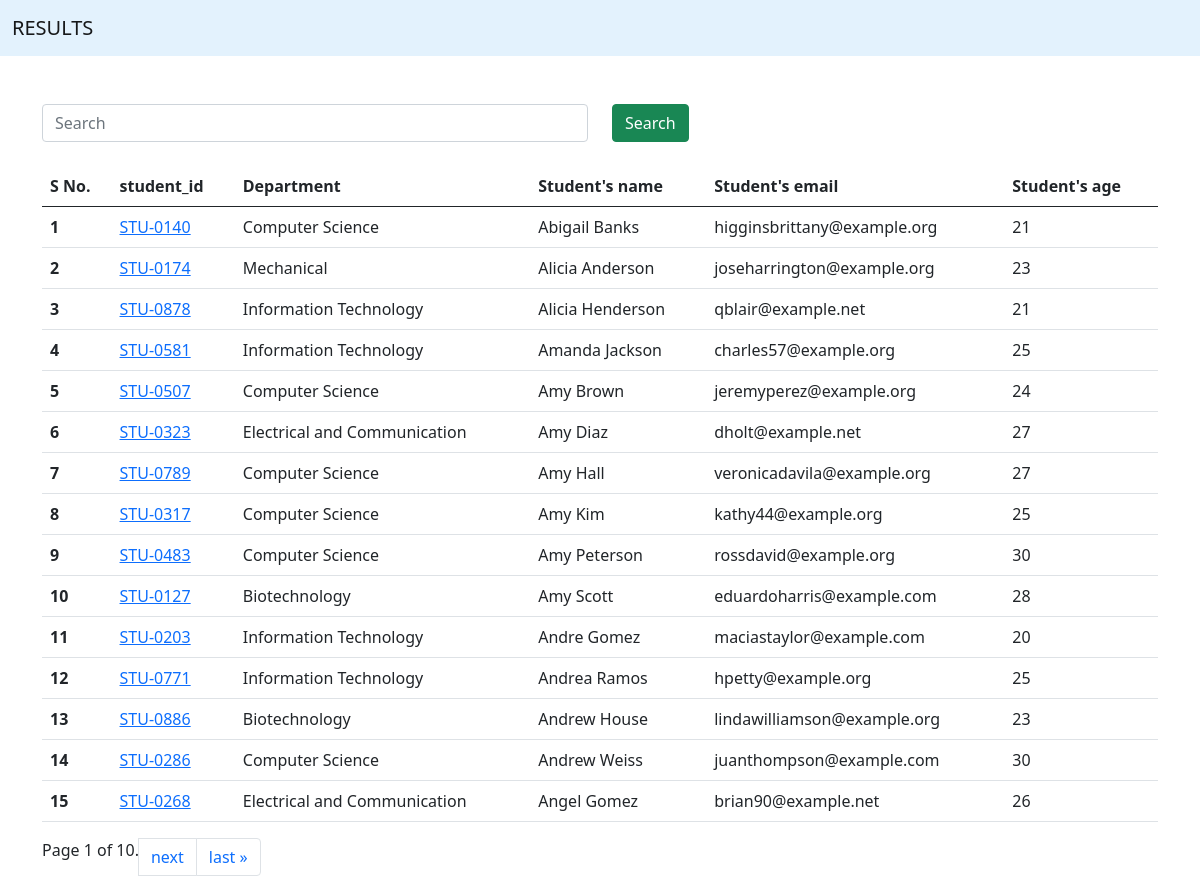
The page /students/ on the database its author committed.
### report/models.py (models this page shows, shortened)
class Student(models.Model):
    department = models.ForeignKey(Department, related_name="depart", on_delete=models.CASCADE)
    student_id = models.OneToOneField(StudentID, related_name="studentid", on_delete=models.CASCADE)
    student_name = models.CharField(max_length=100)
    student_email = models.EmailField(unique=True)
    student_age = models.IntegerField(default=18)
    student_address = models.TextField()
    class Meta:
        ordering = ['student_name']
        verbose_name = "student"

class StudentID(models.Model):
    student_id = models.CharField(max_length=100)
    def __str__(self):
        return self.student_id

class Department(models.Model):
    department = models.CharField(max_length=100)
    class Meta:
        ordering = ['department']

### report/views.py (the view, shortened to what this page needs)
# urls.py: path('students/', get_students , name="get_students"),
def get_students(request):
        queryset = Student.objects.all()
        ranks = Student.objects.annotate(marks = Sum('studentmarks__marks')).order_by('-marks','-student_age')
        for rank in ranks:
            print(rank.marks)
        paginator = Paginator(queryset, 15)
        page_number = request.GET.get("page")
        page_obj = paginator.get_page(page_number)
        return render (request, 'report/student.html',{'queryset':page_obj})

### report/templates/report/student.html (shortened to what this page needs)
{% extends "base.html" %} {% block start%}
<div class="container mt-5">
  <form class="mb-4">
    <div class="row">
      <div class="col-md-6">
        <input class="form-control" name="search" placeholder="Search" />
      </div>
      <div class="col-md-6">
        <button class="btn btn-success">Search</button>
      </div>
    </form>
    </div>
  <table class="table table-stripped table-hover">
    <thead>
      <tr>
        <th scope="col">S No.</th>
        <th scope="col">student_id</th>
        <th scope="col">Department</th>
        <th scope="col">Student's name</th>
        <th scope="col">Student's email</th>
        <th scope="col">Student's age</th>
      </tr>
    </thead>
    <tbody>
      {% for student in queryset %}
      <tr>
        <th scope="row">{{forloop.counter}}</th>
        <td>
          <a href='{% url 'see_marks' student.student_id %}'>
          {{student.student_id}}
          </a>
        </td>
        <td>{{student.department.department}}</td>
        <td>{{student.student_name}}</td>
        <td>{{student.student_email}}</td>
        <td>{{student.student_age}}</td>
      </tr>
      {% endfor %}
    </tbody>
  </table>
  <ul class="pagination">
    <span class="current">
      Page {{ queryset.number }} of {{ queryset.paginator.num_pages }}.
    </span>
    {% if queryset.has_next %}
    <li class="page-item">
      <a class="page-link" href="?page={{ queryset.next_page_number }}">next</a>
    </li>
    <li class="page-item">
      <a class="page-link" href="?page={{ queryset.paginator.num_pages }}"
        >last &raquo;</a
      >
      {% endif %}
    </li>
  </ul>
  {% endblock %}

### report/templates/base.html (shortened to what this page needs)
<!DOCTYPE html>
<html lang="en">
<head>
    <link href="https://cdn.jsdelivr.net/npm/bootstrap@5.0.2/dist/css/bootstrap.min.css" rel="stylesheet">
</head>
<body>
    <nav class="navbar navbar-light" style="background-color: #e3f2fd;">
        <div class="container-fluid">
          <a class="navbar-brand">RESULTS</a>
        </div>
      </nav>
    {% block start %}
    {% endblock %}
</body>
</html>

### rows shown on the page
Student: student_id "STU-0140", department.department "Computer Science", student_name "Abigail Banks", student_email "higginsbrittany@example.org", student_age "21"
Student: student_id "STU-0174", department.department "Mechanical", student_name "Alicia Anderson", student_email "joseharrington@example.org", student_age "23"
Student: student_id "STU-0878", department.department "Information Technology", student_name "Alicia Henderson", student_email "qblair@example.net", student_age "21"
Student: student_id "STU-0581", department.department "Information Technology", student_name "Amanda Jackson", student_email "charles57@example.org", student_age "25"
Student: student_id "STU-0507", department.department "Computer Science", student_name "Amy Brown", student_email "jeremyperez@example.org", student_age "24"
Student: student_id "STU-0323", department.department "Electrical and Communication", student_name "Amy Diaz", student_email "dholt@example.net", student_age "27"
Student: student_id "STU-0789", department.department "Computer Science", student_name "Amy Hall", student_email "veronicadavila@example.org", student_age "27"
Student: student_id "STU-0317", department.department "Computer Science", student_name "Amy Kim", student_email "kathy44@example.org", student_age "25"
Student: student_id "STU-0483", department.department "Computer Science", student_name "Amy Peterson", student_email "rossdavid@example.org", student_age "30"
Student: student_id "STU-0127", department.department "Biotechnology", student_name "Amy Scott", student_email "eduardoharris@example.com", student_age "28"
Student: student_id "STU-0203", department.department "Information Technology", student_name "Andre Gomez", student_email "maciastaylor@example.com", student_age "20"
Student: student_id "STU-0771", department.department "Information Technology", student_name "Andrea Ramos", student_email "hpetty@example.org", student_age "25"
Student: student_id "STU-0886", department.department "Biotechnology", student_name "Andrew House", student_email "lindawilliamson@example.org", student_age "23"
Student: student_id "STU-0286", department.department "Computer Science", student_name "Andrew Weiss", student_email "juanthompson@example.com", student_age "30"
Student: student_id "STU-0268", department.department "Electrical and Communication", student_name "Angel Gomez", student_email "brian90@example.net", student_age "26"

### other values the page prints
{{ queryset.number }} "1"
{{ queryset.paginator.num_pages }} "10"
